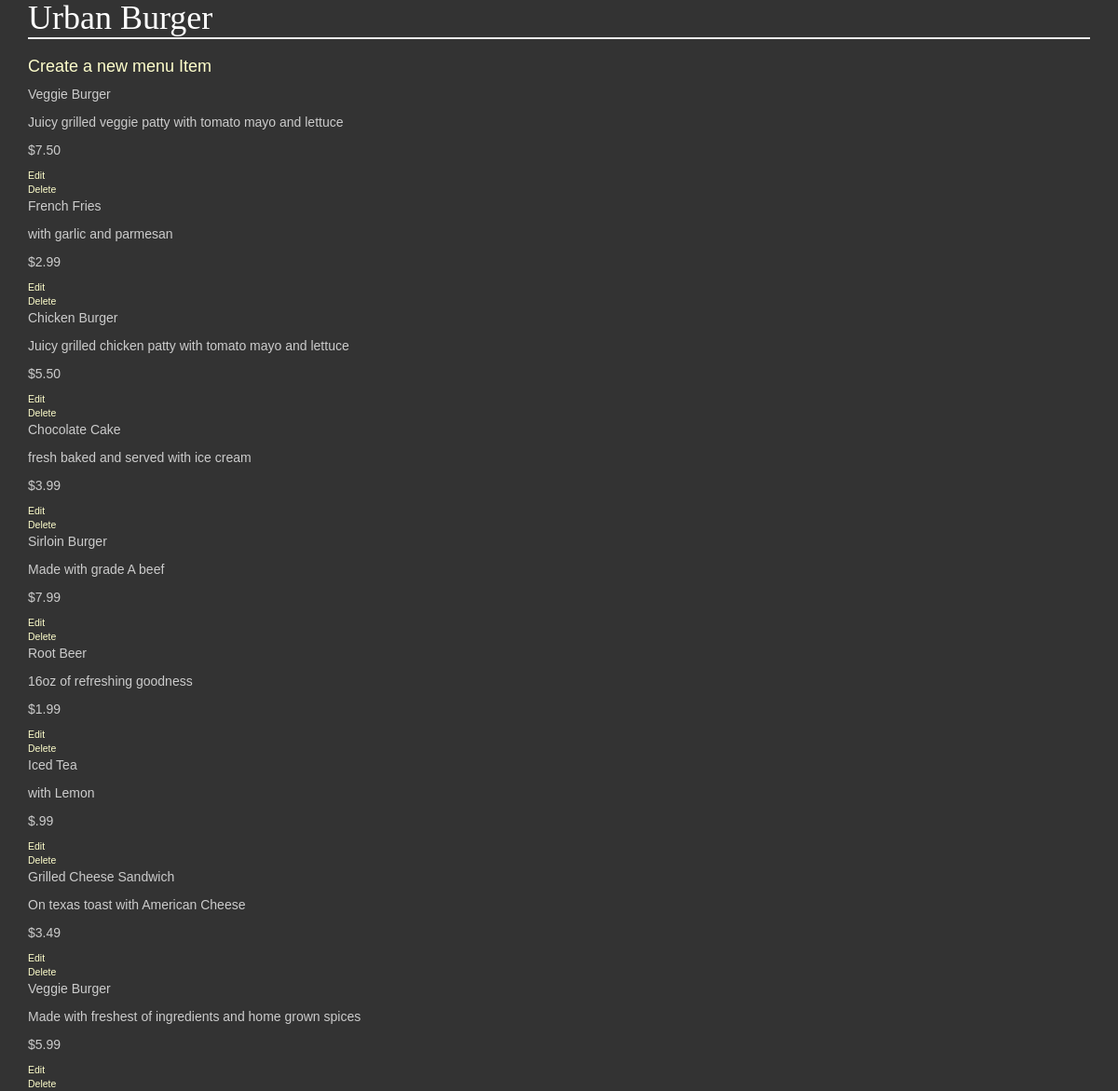
Before: /restaurants/2/ with the older database file.
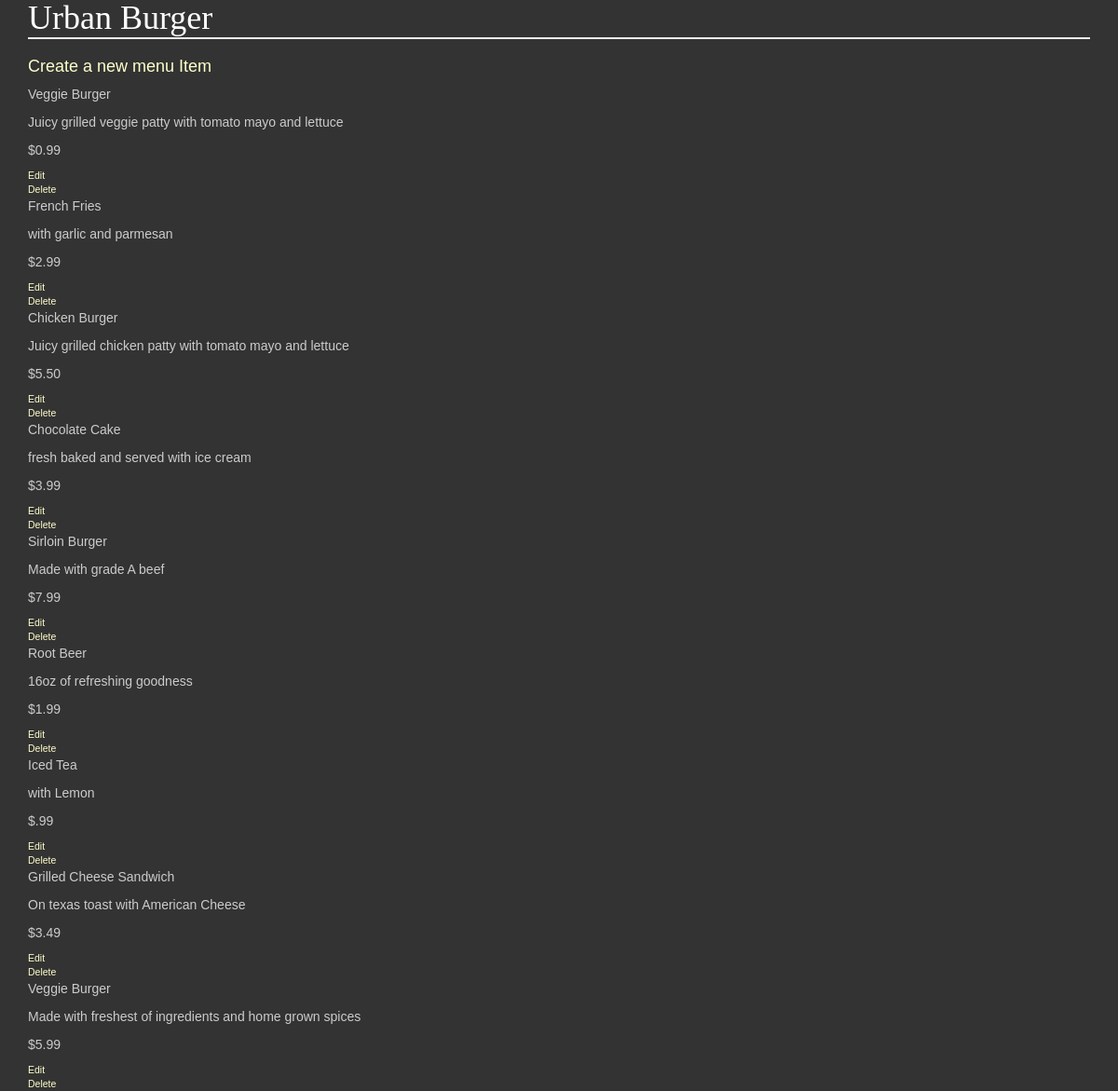
After: the same page with the newer database file.
### database_setup.py (models this page shows)
class MenuItem(Base):
	__tablename__ = 'menu_item'
	name = Column(String(80), nullable = False)
	id = Column(Integer, primary_key = True)
	course = Column(String(250))
	description = Column(String(250))
	price = Column(String(8))
	restaurant_id = Column(Integer, ForeignKey('restaurant.id'))
	restaurant = relationship(Restaurant)

### project.py (the view)
@app.route('/restaurants/<int:restaurant_id>/')
def restaurantMenu(restaurant_id):
    restaurant = session.query(Restaurant).filter_by(id=restaurant_id).one()
    items = session.query(MenuItem).filter_by(restaurant_id=restaurant.id)
    return render_template('menu.html',restaurant = restaurant, restaurant_id = restaurant_id, items = items)

### templates/menu.html (shortened to what this page needs)
<html>
<head>
	<link rel="stylesheet" href="https://maxcdn.bootstrapcdn.com/bootstrap/3.3.5/css/bootstrap.min.css">
	<link rel="stylesheet" type="text/css" href="{{url_for('static', filename = 'styles.css')}}">
</head>
<body class="container">
<h1>{{restaurant.name}}</h1>
<h3><a href="{{ url_for('newMenuItem', restaurant_id = restaurant_id) }}">Create a new menu Item</a></h3>
{% for i in items %}
<div>
<p>{{i.name}}</p>
<p>{{i.description}}</p>
<p> {{i.price}} </p>
<a href="{{url_for('editMenuItem',restaurant_id = restaurant.id,menu_id = i.id)}}">Edit</a><br>
<a href="{{url_for('deleteMenuItem',restaurant_id = restaurant.id,menu_id = i.id)}}">Delete</a>
</div>
{% endfor %}
</body>
</html>

Changed rows visible on the page:
changed MenuItem "Juicy grilled veggie patty with tomato mayo and lettuce": price "$7.50" → "$0.99"
